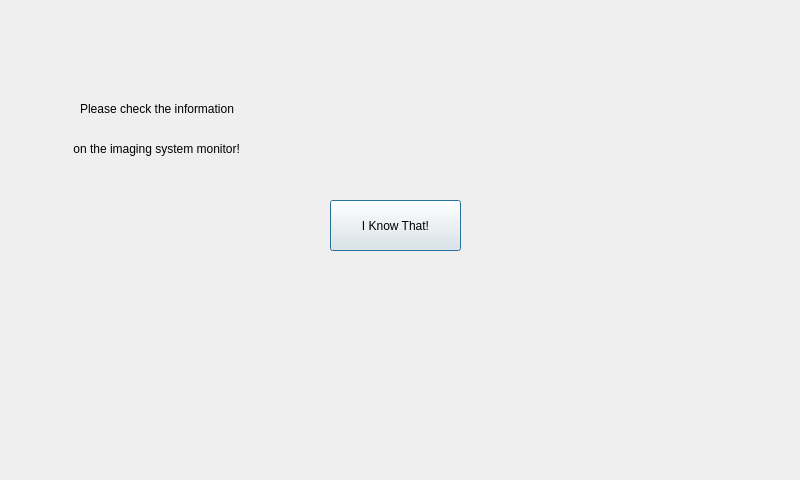
<?xml version="1.0" encoding="UTF-8"?>
<ui version="4.0">
 <class>Dialog</class>
 <widget class="QDialog" name="Dialog">
  <property name="geometry">
   <rect>
    <x>0</x>
    <y>0</y>
    <width>800</width>
    <height>480</height>
   </rect>
  </property>
  <property name="windowTitle">
   <string>Dialog</string>
  </property>
  <widget class="StaticLabel" name="staticLabel">
   <property name="geometry">
    <rect>
     <x>80</x>
     <y>80</y>
     <width>661</width>
     <height>58</height>
    </rect>
   </property>
   <property name="text">
    <string>Please check the information</string>
   </property>
  </widget>
  <widget class="StaticLabel" name="informationLabel">
   <property name="geometry">
    <rect>
     <x>70</x>
     <y>120</y>
     <width>661</width>
     <height>58</height>
    </rect>
   </property>
   <property name="text">
    <string> on the imaging system monitor!</string>
   </property>
  </widget>
  <widget class="TrigButton" name="confirmButton">
   <property name="geometry">
    <rect>
     <x>330</x>
     <y>200</y>
     <width>131</width>
     <height>51</height>
    </rect>
   </property>
   <property name="text">
    <string>I Know That!</string>
   </property>
   <property name="buttonId">
    <number>0</number>
   </property>
   <property name="iconNormal">
    <string>../icon/subIcon/information.png</string>
   </property>
  </widget>
 </widget>
 <customwidgets>
  <customwidget>
   <class>StaticLabel</class>
   <extends>QLabel</extends>
   <header>staticlabel.h</header>
  </customwidget>
  <customwidget>
   <class>TrigButton</class>
   <extends>QPushButton</extends>
   <header>trigbutton.h</header>
  </customwidget>
 </customwidgets>
 <resources/>
 <connections/>
</ui>
